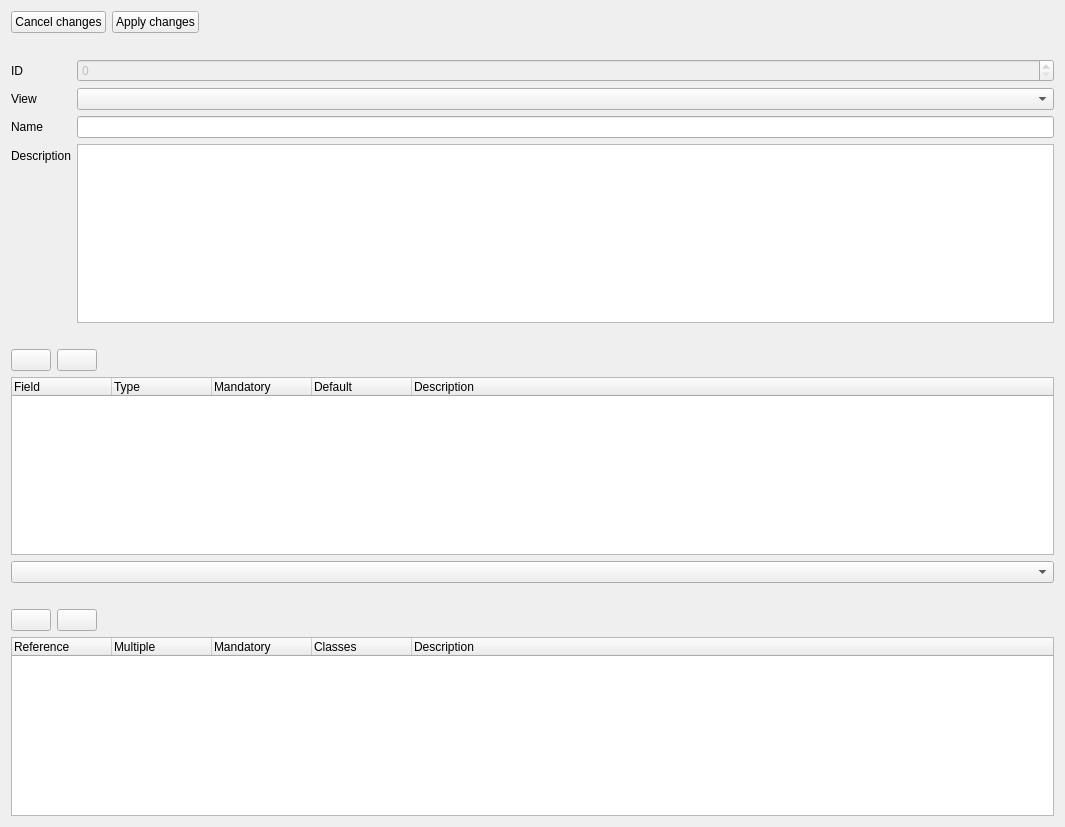
<?xml version="1.0" encoding="UTF-8"?>
<ui version="4.0">
 <class>class_tab</class>
 <widget class="QWidget" name="class_tab">
  <property name="geometry">
   <rect>
    <x>0</x>
    <y>0</y>
    <width>1065</width>
    <height>827</height>
   </rect>
  </property>
  <property name="windowTitle">
   <string>Form</string>
  </property>
  <layout class="QVBoxLayout" name="verticalLayout">
   <item>
    <layout class="QHBoxLayout" name="horizontalLayout_2">
     <item>
      <widget class="QPushButton" name="BT_cancel">
       <property name="sizePolicy">
        <sizepolicy hsizetype="Preferred" vsizetype="Fixed">
         <horstretch>0</horstretch>
         <verstretch>0</verstretch>
        </sizepolicy>
       </property>
       <property name="maximumSize">
        <size>
         <width>16777215</width>
         <height>16777215</height>
        </size>
       </property>
       <property name="text">
        <string>Cancel changes</string>
       </property>
       <property name="icon">
        <iconset resource="ressources.qrc">
         <normaloff>:/icons/cross.png</normaloff>:/icons/cross.png</iconset>
       </property>
      </widget>
     </item>
     <item>
      <widget class="QPushButton" name="BT_apply">
       <property name="maximumSize">
        <size>
         <width>16777215</width>
         <height>16777215</height>
        </size>
       </property>
       <property name="text">
        <string>Apply changes</string>
       </property>
       <property name="icon">
        <iconset resource="ressources.qrc">
         <normaloff>:/icons/tick.png</normaloff>:/icons/tick.png</iconset>
       </property>
      </widget>
     </item>
     <item>
      <spacer name="horizontalSpacer">
       <property name="orientation">
        <enum>Qt::Horizontal</enum>
       </property>
       <property name="sizeHint" stdset="0">
        <size>
         <width>40</width>
         <height>20</height>
        </size>
       </property>
      </spacer>
     </item>
    </layout>
   </item>
   <item>
    <layout class="QFormLayout" name="formLayout">
     <property name="topMargin">
      <number>20</number>
     </property>
     <item row="0" column="1">
      <widget class="QSpinBox" name="F_class_id">
       <property name="enabled">
        <bool>false</bool>
       </property>
       <property name="maximum">
        <number>9999</number>
       </property>
      </widget>
     </item>
     <item row="3" column="1">
      <widget class="QTextEdit" name="F_class_description">
       <property name="sizePolicy">
        <sizepolicy hsizetype="Expanding" vsizetype="Preferred">
         <horstretch>0</horstretch>
         <verstretch>0</verstretch>
        </sizepolicy>
       </property>
      </widget>
     </item>
     <item row="2" column="1">
      <widget class="QLineEdit" name="F_class_name"/>
     </item>
     <item row="0" column="0">
      <widget class="QLabel" name="label">
       <property name="text">
        <string>ID</string>
       </property>
      </widget>
     </item>
     <item row="2" column="0">
      <widget class="QLabel" name="label_2">
       <property name="text">
        <string>Name</string>
       </property>
      </widget>
     </item>
     <item row="3" column="0">
      <widget class="QLabel" name="label_3">
       <property name="text">
        <string>Description</string>
       </property>
      </widget>
     </item>
     <item row="1" column="1">
      <widget class="QComboBox" name="CB_view"/>
     </item>
     <item row="1" column="0">
      <widget class="QLabel" name="label_4">
       <property name="text">
        <string>View</string>
       </property>
      </widget>
     </item>
    </layout>
   </item>
   <item>
    <layout class="QHBoxLayout" name="horizontalLayout">
     <property name="topMargin">
      <number>20</number>
     </property>
     <item>
      <widget class="QPushButton" name="BT_add_field">
       <property name="sizePolicy">
        <sizepolicy hsizetype="Fixed" vsizetype="Fixed">
         <horstretch>0</horstretch>
         <verstretch>0</verstretch>
        </sizepolicy>
       </property>
       <property name="text">
        <string/>
       </property>
       <property name="icon">
        <iconset resource="ressources.qrc">
         <normaloff>:/icons/plus.png</normaloff>:/icons/plus.png</iconset>
       </property>
      </widget>
     </item>
     <item>
      <widget class="QPushButton" name="BT_sub_field">
       <property name="sizePolicy">
        <sizepolicy hsizetype="Fixed" vsizetype="Fixed">
         <horstretch>0</horstretch>
         <verstretch>0</verstretch>
        </sizepolicy>
       </property>
       <property name="text">
        <string/>
       </property>
       <property name="icon">
        <iconset resource="ressources.qrc">
         <normaloff>:/icons/minus.png</normaloff>:/icons/minus.png</iconset>
       </property>
      </widget>
     </item>
     <item>
      <spacer name="horizontalSpacer_2">
       <property name="orientation">
        <enum>Qt::Horizontal</enum>
       </property>
       <property name="sizeHint" stdset="0">
        <size>
         <width>40</width>
         <height>20</height>
        </size>
       </property>
      </spacer>
     </item>
    </layout>
   </item>
   <item>
    <widget class="QTreeWidget" name="fields_list">
     <property name="editTriggers">
      <set>QAbstractItemView::DoubleClicked|QAbstractItemView::EditKeyPressed</set>
     </property>
     <property name="showDropIndicator" stdset="0">
      <bool>true</bool>
     </property>
     <property name="alternatingRowColors">
      <bool>true</bool>
     </property>
     <property name="indentation">
      <number>0</number>
     </property>
     <property name="expandsOnDoubleClick">
      <bool>true</bool>
     </property>
     <column>
      <property name="text">
       <string>Field</string>
      </property>
     </column>
     <column>
      <property name="text">
       <string>Type</string>
      </property>
     </column>
     <column>
      <property name="text">
       <string>Mandatory</string>
      </property>
     </column>
     <column>
      <property name="text">
       <string>Default</string>
      </property>
     </column>
     <column>
      <property name="text">
       <string>Description</string>
      </property>
     </column>
    </widget>
   </item>
   <item>
    <widget class="QComboBox" name="comboBox">
     <property name="placeholderText">
      <string>test</string>
     </property>
     <item>
      <property name="text">
       <string>dfgdytk</string>
      </property>
     </item>
     <item>
      <property name="text">
       <string>sgfhsfghs</string>
      </property>
     </item>
    </widget>
   </item>
   <item>
    <layout class="QHBoxLayout" name="horizontalLayout_3">
     <property name="topMargin">
      <number>20</number>
     </property>
     <item>
      <widget class="QPushButton" name="BT_add_ref">
       <property name="text">
        <string/>
       </property>
       <property name="icon">
        <iconset resource="ressources.qrc">
         <normaloff>:/icons/plus.png</normaloff>:/icons/plus.png</iconset>
       </property>
      </widget>
     </item>
     <item>
      <widget class="QPushButton" name="BT_sub_ref">
       <property name="text">
        <string/>
       </property>
       <property name="icon">
        <iconset resource="ressources.qrc">
         <normaloff>:/icons/minus.png</normaloff>:/icons/minus.png</iconset>
       </property>
      </widget>
     </item>
     <item>
      <spacer name="horizontalSpacer_3">
       <property name="orientation">
        <enum>Qt::Horizontal</enum>
       </property>
       <property name="sizeHint" stdset="0">
        <size>
         <width>40</width>
         <height>20</height>
        </size>
       </property>
      </spacer>
     </item>
    </layout>
   </item>
   <item>
    <widget class="QTreeWidget" name="ref_list">
     <property name="indentation">
      <number>0</number>
     </property>
     <column>
      <property name="text">
       <string>Reference</string>
      </property>
     </column>
     <column>
      <property name="text">
       <string>Multiple</string>
      </property>
     </column>
     <column>
      <property name="text">
       <string>Mandatory</string>
      </property>
     </column>
     <column>
      <property name="text">
       <string>Classes</string>
      </property>
     </column>
     <column>
      <property name="text">
       <string>Description</string>
      </property>
     </column>
    </widget>
   </item>
  </layout>
 </widget>
 <resources>
  <include location="ressources.qrc"/>
 </resources>
 <connections/>
</ui>
